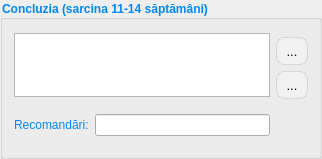
                <widget class="QGroupBox" name="groupBox_28">
                 <property name="sizePolicy">
                  <sizepolicy hsizetype="Preferred" vsizetype="Fixed">
                   <horstretch>0</horstretch>
                   <verstretch>0</verstretch>
                  </sizepolicy>
                 </property>
                 <property name="font">
                  <font>
                   <family>Cantarell</family>
                   <bold>true</bold>
                  </font>
                 </property>
                 <property name="styleSheet">
                  <string notr="true">color: rgb(0, 137, 255);</string>
                 </property>
                 <property name="title">
                  <string>Concluzia (sarcina 11-14 săptămâni)</string>
                 </property>
                 <layout class="QGridLayout" name="gridLayout_44">
                  <item row="3" column="0">
                   <widget class="QLabel" name="label_115">
                    <property name="text">
                     <string>Recomandări:</string>
                    </property>
                   </widget>
                  </item>
                  <item row="2" column="2">
                   <widget class="QToolButton" name="btn_add_template_gestation1">
                    <property name="styleSheet">
                     <string notr="true">QToolButton
{
    border: 1px solid rgba(0, 0, 0, 0.1);
    border-radius: 8px;
    background-color: #f1f1f1;
    color: #000000;
    font-size: 13px;
    padding: 4px 4px;
}
QToolButton:hover
{
    background-color: #e0e0e0;
}
QToolButton:pressed
{
    background-color: #d0d0d0;
}</string>
                    </property>
                    <property name="text">
                     <string>...</string>
                    </property>
                    <property name="icon">
                     <iconset resource="../resource.qrc">
                      <normaloff>:/img/add_x32.png</normaloff>:/img/add_x32.png</iconset>
                    </property>
                   </widget>
                  </item>
                  <item row="0" column="0" rowspan="3" colspan="2">
                   <widget class="QPlainTextEdit" name="gestation1_concluzion">
                    <property name="sizePolicy">
                     <sizepolicy hsizetype="Expanding" vsizetype="Preferred">
                      <horstretch>0</horstretch>
                      <verstretch>0</verstretch>
                     </sizepolicy>
                    </property>
                    <property name="maximumSize">
                     <size>
                      <width>16777215</width>
                      <height>64</height>
                     </size>
                    </property>
                   </widget>
                  </item>
                  <item row="1" column="2">
                   <widget class="QToolButton" name="btn_template_gestation1">
                    <property name="styleSheet">
                     <string notr="true">QToolButton
{
    border: 1px solid rgba(0, 0, 0, 0.1);
    border-radius: 8px;
    background-color: #f1f1f1;
    color: #000000;
    font-size: 13px;
    padding: 4px 4px;
}
QToolButton:hover
{
    background-color: #e0e0e0;
}
QToolButton:pressed
{
    background-color: #d0d0d0;
}</string>
                    </property>
                    <property name="text">
                     <string>...</string>
                    </property>
                    <property name="icon">
                     <iconset resource="../resource.qrc">
                      <normaloff>:/img/select.png</normaloff>:/img/select.png</iconset>
                    </property>
                   </widget>
                  </item>
                  <item row="3" column="1">
                   <widget class="LineEditCustom" name="gestation1_recommendation"/>
                  </item>
                  <item row="3" column="2">
                   <spacer name="verticalSpacer_13">
                    <property name="orientation">
                     <enum>Qt::Vertical</enum>
                    </property>
                    <property name="sizeHint" stdset="0">
                     <size>
                      <width>20</width>
                      <height>40</height>
                     </size>
                    </property>
                   </spacer>
                  </item>
                 </layout>
                </widget>
